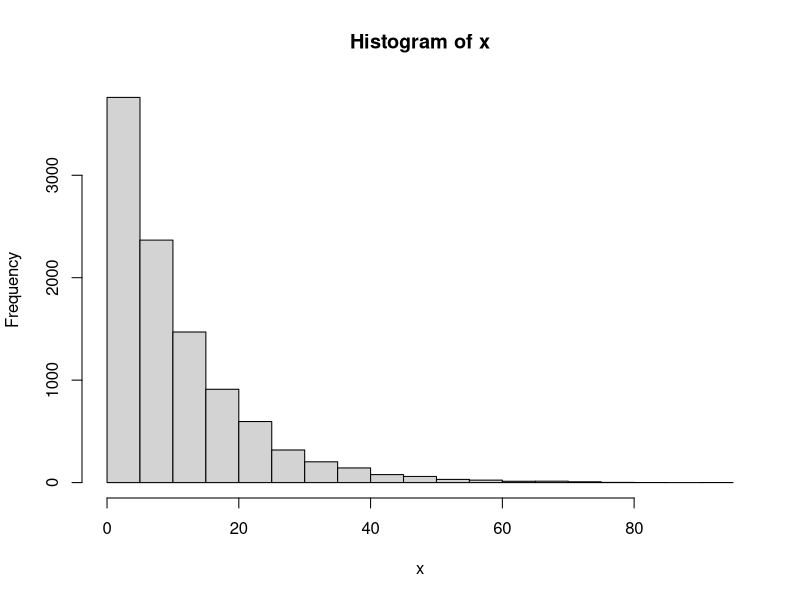
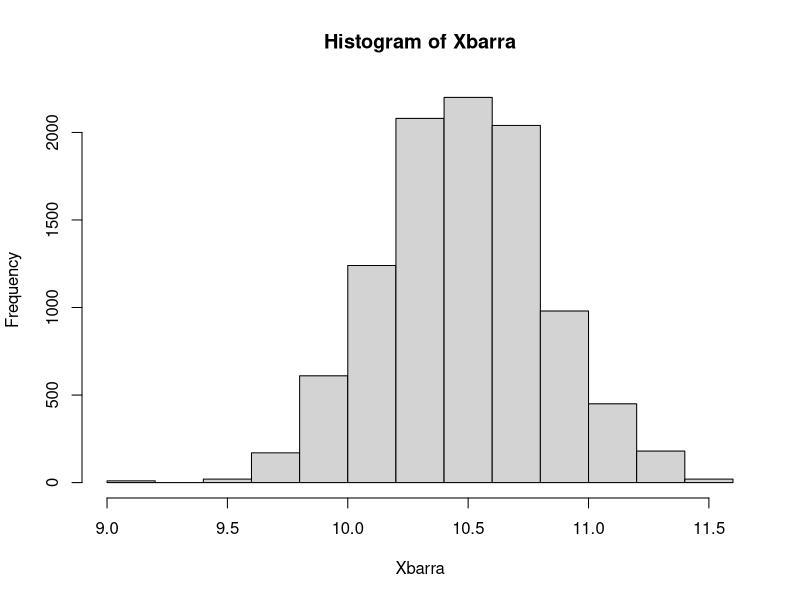

Write R code to recreate these figures, in order.
# Recordemos 
############### Simular el ingreso  #######################
?rexp()
# Tasa que dura un virus 1 /10.5
# Valor esperado de duración del virus es de 10.5 (mu)
x <- rexp(10000, rate = 1 / 10.5)
hist(x)
mean(x)

############### Simular una muestra de tamaño  1, 2, ... 10, 20, 30,.. 100,500, 1000 
nsimulaciones <- 10000
tam_mue <- 1000
datos <- matrix(NA, nrow = nsimulaciones, ncol =  tam_mue)
for(j in 1:tam_mue){  
  datos[,j] <- rexp(1000, rate = 1 / 10.5)
}

# Cada fila representa una muestra de tamaño n = 30

Xbarra <- rowMeans(datos)
hist(Xbarra)
summary(Xbarra)
mean(Xbarra) # aproxima el valor esperado (E(Xbarra))

# Varianza teorica de xbarra
((10.5)^2) / 30 # La teorica con n = 30,  110.25 / 30 = 3.675
#var(Xbarra) # Aproxima V(Xbarra) con n = 30


((10.5)^2) / 100 # La teorica con n = 100,  110.25 / 30 =  1.1025
#var(Xbarra) # Aproxima V(Xbarra) con n = 100

((10.5)^2) / 1000 # La teorica con n = 100,  110.25 / 30 =  1.1025
#var(Xbarra) # Aproxima V(Xbarra) con n = 1000


# Ejercicio: suponga que X se distribuye exponencial con lamba = 1 / 10.5.
# ¿Cuál es la probabilidad de que Xbarra sea mayor a 14 días?
# SUponer: n = 1200 (selecc0na una muestra de 400)
var_xbarra <- (10.5^2) / 1200 # 0.091875
1 - pnorm(q = 14, mean = 10.5, sd = sqrt(var_xbarra))


# Ejercicio 2: suponga que la distibución de X es Bernoulli con parámetro p = 0.08
# X: 1 si el hogar tiene inversiones en bolsa de valores.
# SUponer: n = 400 (selecc0na una muestra de 400)
# Cual es la probabilidad de que Xbarra sea mayor al 10%. Que el promedio en que invierte la 
# gente sea mayor al 10%